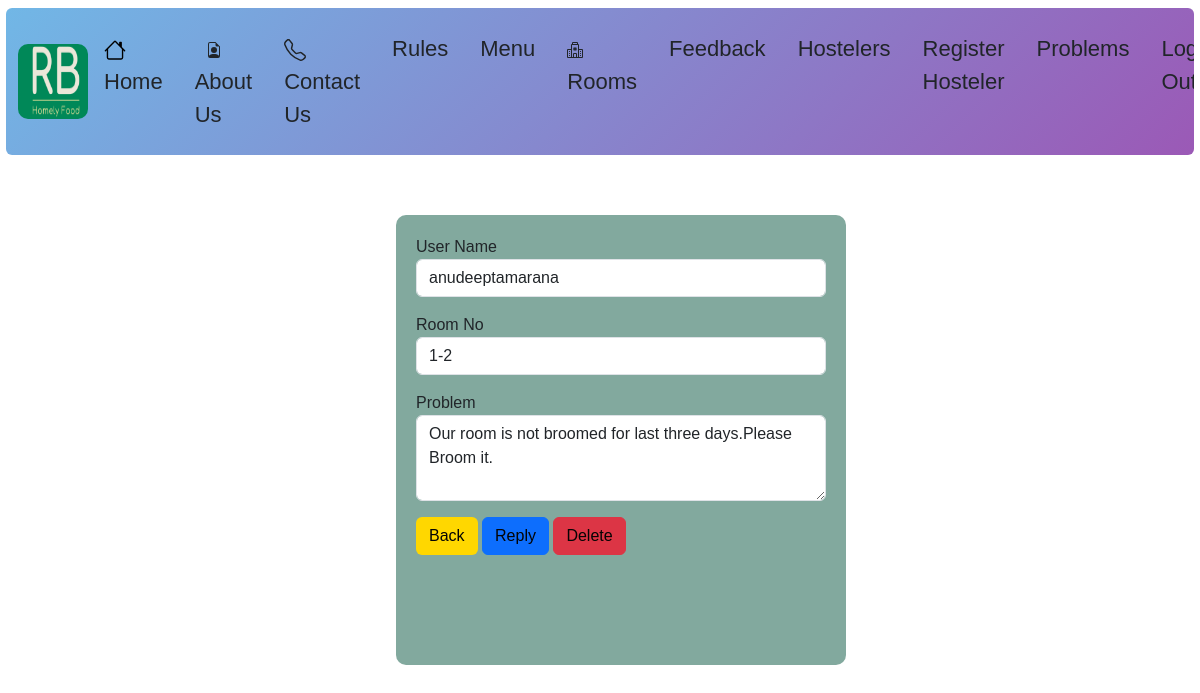
/reception/probleminfo/1 (signed in), run on the app's committed database.
### Hostel/models.py (models this page shows)
class Problem(m.Model):
    s=[
        ("Viewed","Viewed"),
        ("Not Viewed","Not Viewed")
    ]
    username=m.CharField(max_length=40)
    email=m.CharField(max_length=40,null=True)
    room_no=m.CharField(max_length=10)
    issue=m.CharField(max_length=200)
    status=m.CharField(max_length=10,choices=s,default="Not Viewed")

### Hostel/views.py (the view)
# urls.py: path("probleminfo/<int:id>",v.probleminfo,name="probleminfo"),
@login_required
def probleminfo(request,id):
    p=Problem.objects.get(id=id)
    if request.method=="POST":
        p.status="Viewed"
        p.save()
        return redirect('home')
    return render(request,"probleminfo.html",{"f":p})

### Hostel/templates/probleminfo.html (shortened to what this page needs)
{% extends 'navbar.html' %}
{% block home %}
<div class="upper" style="height:fit-content;margin-bottom:200px;">
    <div class="lower" style="margin-bottom: 100px;">
        <form method="post">
            <label>User Name</label>
            <input type="text" value="{{ f.username }}" name="username" class="form-control mt-0 mb-3 my-1" readonly>
            <label>Room No</label>
            <input type="text" value="{{ f.room_no }}" class="form-control mt-0 mb-3 my-1" name="room_no">
            <label>Problem</label>
            <textarea rows="3" cols="20" class="form-control mt-0 mb-3 my-1"  readonly>{{f.issue}}</textarea>
            <button class="btn" style="background-color: gold;"><a href="{% url 'problems_list' %}">Back</a></button>
            <button class="btn btn-primary"><a href="{% url 'send_reply' f.email %}">Reply</a></button>
            <button class="btn btn-danger"><a href="{% url 'delprob' f.id %}">Delete</a></button>
        </form>
    </div>
</div>
{% endblock %}

### data on the page
Problem: username "anudeeptamarana", room_no "1-2", issue "Our room is not broomed for last three days.Please Broom it."
